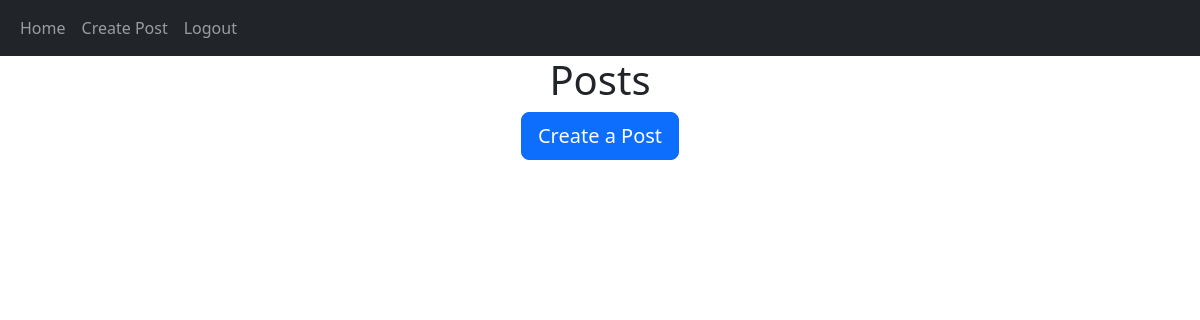
Page / (signed in) on the earlier database version.
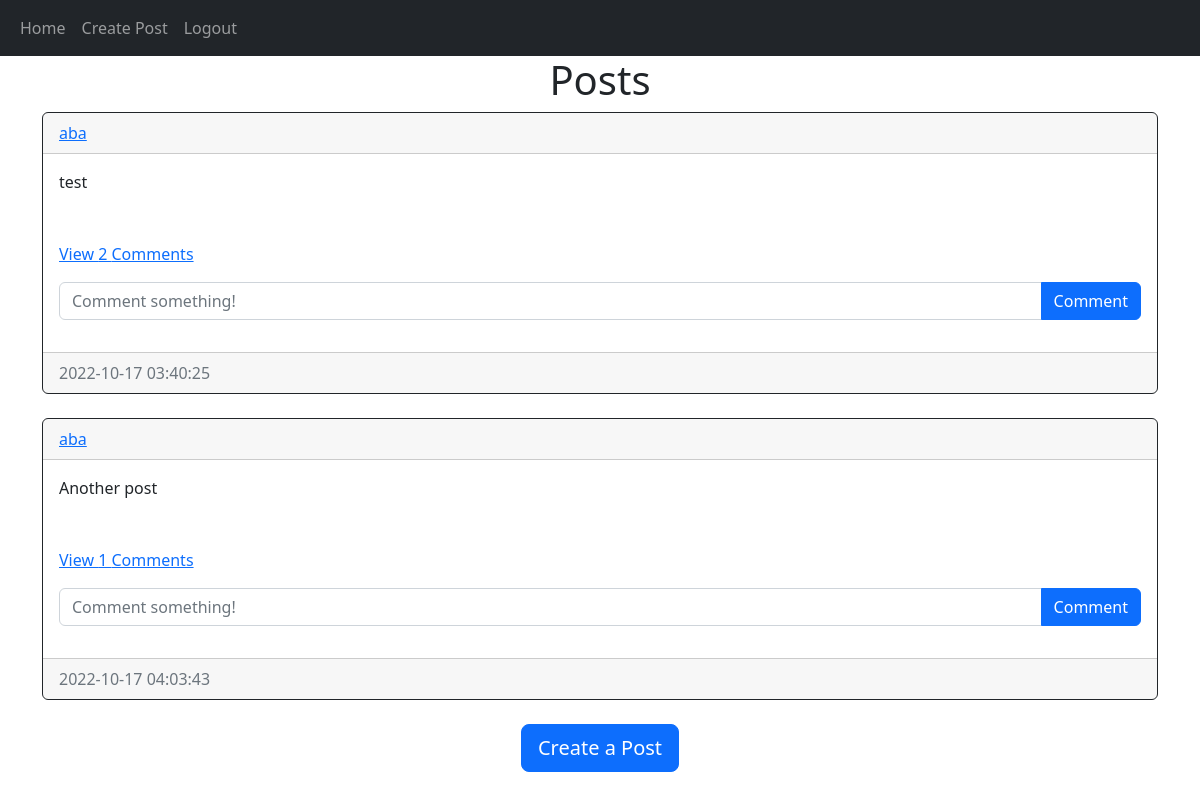
Same page on the later database version.
### web/models.py (models this page shows)
class Post(db.Model):
    id = db.Column(db.Integer, primary_key=True)
    text = db.Column(db.Text, nullable=False)
    date_created = db.Column(db.DateTime(timezone=True), default=func.now())
    author = db.Column(db.Integer, db.ForeignKey('user.id', ondelete="CASCADE"), nullable=False)
    comments = db.relationship('Comment', backref="post", passive_deletes=True)

class User(db.Model, UserMixin):
    id = db.Column(db.Integer, primary_key=True)
    email = db.Column(db.String(150), unique=True)
    username = db.Column(db.String(150), unique=True)
    password = db.Column(db.String(150))
    date_created = db.Column(db.DateTime(timezone=True), default=func.now())
    posts = db.relationship('Post', backref="user", passive_deletes=True)
    comments = db.relationship('Comment', backref="user", passive_deletes=True)

### web/views.py (the view)
@views.route('/')
@login_required
def home():
    posts = Post.query.all()
    return render_template("posts_div.html", user=current_user, posts=posts)

### web/__init__.py (called while the page is built)
def create_app():
    app = Flask(__name__)
    app.config['SECRET_KEY'] = "helloworld"
    app.config['SQLALCHEMY_DATABASE_URI'] = f'sqlite:///{DB_NAME}'
    db.init_app(app)
    from .views import views
    from .auth import auth
    app.register_blueprint(views, url_prefix="/")
    app.register_blueprint(auth, url_prefix="/")
    from .models import User, Post, Comment
    create_database(app)
    login_manager = LoginManager()
    login_manager.login_view = "auth.login"
    login_manager.init_app(app)
    @login_manager.user_loader
    def load_user(id):
        return User.query.get(int(id))
    return app

### web/templates/posts_div.html (shortened to what this page needs)
{% extends "base.html" %} {% block title %}Home{% endblock %} {% block content
   %}
   <h1 align="center">{% block header %}Posts{% endblock %}</h1>
   <div id="posts">
     {% for post in posts %}
     <div class="card border-dark">
       <div class="card-header d-flex justify-content-between align-items-center">
         <a href="/posts/{{post.user.username}}">{{post.user.username}}</a>
       </div>
       <div class="card-body">
         <div class="card-text">{{post.text}}</div>
         <br />
         <br />
          <p class="card-text">
          {% if post.comments|length > 0 %}
            <a data-bs-toggle="collapse" href="#comments-{{post.id}}" role="button">
              <small">View {{post.comments|length}} Comments</small>
            </a>
          {% else %}
            <small class="text-muted">No Comments</small>
          {% endif %}
          </p>
         <form class="input-group mb-3" method="POST" action="/create-comment/{{post.id}}">
            <input type="text" id="text" name="text" class="form-control" placeholder="Comment something!" />
            <button type="submit" class="btn btn-primary">Comment</button>
         </form>
       </div>
       <div class="card-footer text-muted">{{post.date_created}}</div>
     </div>
     <br/ > {% endfor %}
   </div>
   {% block footer %}
   <div align="center">
     <a href="/create-post"
       ><button type="button" class="btn btn-primary btn-lg">
         Create a Post
       </button></a
     >
   </div>
   {% endblock %} {% endblock %}

### web/templates/base.html (shortened to what this page needs)
<!DOCTYPE html>
<html lang="en">
<head>
    <link rel="stylesheet" href="https://cdn.jsdelivr.net/npm/bootstrap@5.2.2/dist/css/bootstrap.min.css" />
</head>
<body>
    <nav class="navbar navbar-expand-lg navbar-dark bg-dark">
        <div class="container-fluid">
            <div class="collapse navbar-collapse" id="navbar">
            <div class="navbar-nav">
                <a class="nav-item nav-link" href="/">Home</a>
                {% if user.is_authenticated %}
                    <a class="nav-item nav-link" href="/create-post">Create Post</a>
                    <a class="nav-item nav-link" href="/logout">Logout</a>
                {% else %}
                    <a class="nav-item nav-link" href="/login">Login</a>
                    <a class="nav-item nav-link" href="/signup">Sign Up</a>
                {% endif %}
            </div>
            </div>
        </div>
    </nav>
    <div class="container">
        {% block content %} {% endblock %}
    </div>
</body>
</html>

Differences in the rows shown:
added Post: user.username "aba", text "test", comments|length "2", date_created "2022-10-17 03:40:25"
added Post: user.username "aba", text "Another post", comments|length "1", date_created "2022-10-17 04:03:43"
